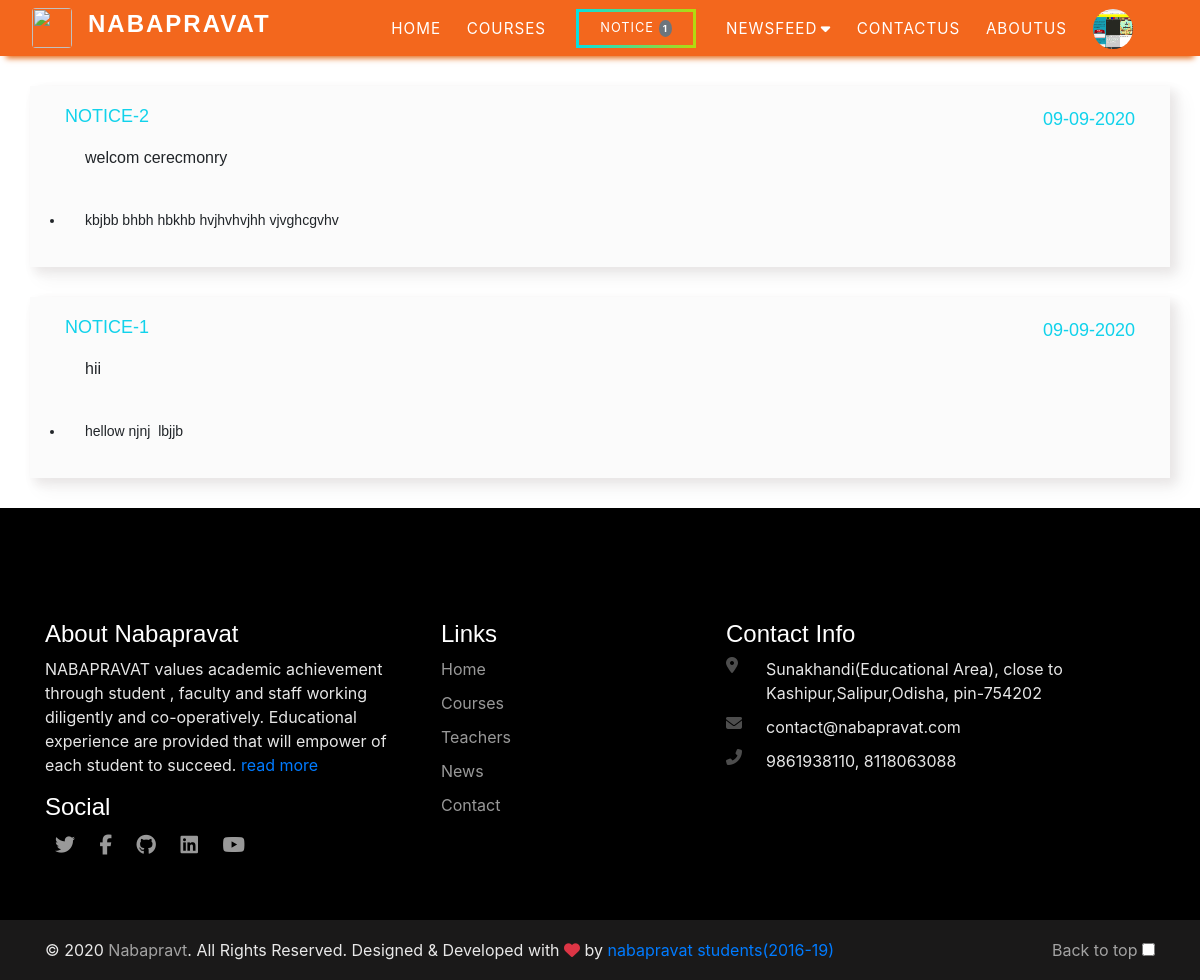
Page /notice (signed in) on the committed database.
### student_management_app/models.py (models this page shows)
class CustomUser(AbstractUser):
    user_type_data=((1,"HOD"),(2,"Staff"),(3,"Student"),(4,"Accountant"))
    profile_photo = models.FileField()
    user_type=models.CharField(default=1,choices=user_type_data,max_length=10)

class Notice(models.Model):
    id=models.AutoField(primary_key=True)
    subject=models.CharField(max_length=255)
    content=models.TextField()
    created_at=models.DateTimeField(auto_now_add=True)
    updated_at=models.DateTimeField(auto_now_add=True)
    seen = models.BooleanField(default=False)
    objects=models.Manager()

### alluser_app/AlluserViews.py (the view)
# urls.py: path("notice", AlluserViews.notice, name="notice"),
def notice(request):
    notices = Notice.objects.all().order_by('-id')
    return render(request ,'alluser_template/notice.html',{'notices':notices})

### student_management_app/context_processor.py (called while the page is built)
def seen_processor(request):
    seen = Notice.objects.filter(seen=False).count()
    return {'seen':seen}

### student_management_app/templates/alluser_template/notice.html (shortened to what this page needs)
{% extends "alluser_template/base.html" %}
{% load static %}
{% block body %}
<div class="container" style="margin-top: 20px;">
  {% for notice in notices %}
  <div class="row notice_row">
    <div class="col-sm-12">
      <div class="notice_header">
       <h4>NOTICE-{{notice.id}}</h4>
       <span>{{notice.created_at |date:'d-m-Y'}}</span>
      </div>
      <div class="notice_content">
        <p>{{notice.subject |safe}}</p>
      <summary>{{notice.content |safe}}</summary>
      </div>
    </div>
  </div>
  {% endfor %}
</div>
{% include 'alluser_template/footer.html' %}
{% endblock body %}

### student_management_app/templates/alluser_template/base.html (shortened to what this page needs)
<!DOCTYPE html>
{% load  static %}
<html lang="en">
<head>
  <link rel="stylesheet"  href="{% static 'dist/css/stylesheet.css' %}">
   <link rel="stylesheet" href="https://maxcdn.bootstrapcdn.com/bootstrap/4.4.1/css/bootstrap.min.css">
</head>
<body>
<header>
  <div class="containers">
      <div class="logo-container">
          <span class="pr-3"><img src="{% static 'dist\img\logo.jpg' %}" width ="40px" height="40px" class="rounded"></span><h3 class="logo">NABAPRAVAT</h3>
      </div>
      <div class="menu-btn">
          <div class="menu-links">
              <ul>{% url 'home' as home %}
                  <li class="menu-link {% if request.path == home %}active{% endif %}" style="--i: .6s">
                      <a href="{{home}}">HOME</a>
                  </li>
                  {% url 'courses' as courses %}
                  <li class="menu-link {% if request.path == courses %}active{% endif %}" style="--i: .85s">
                      <a href="{{courses}}">COURSES</a>
                  </li>
                  {% url 'notice' as notice %}
                  <li class="menu-link {% if request.path == notice %}active{% endif %}" style="--i: .85s">
                      <a href="{{notice}}">NOTICE
                        {% if request.user.is_authenticated %}
                        {% if seen != 0 %}
                        <span class="badge badge-secondary rounded-circle p-1">{{seen}}</span>
                        {% endif %}
                        {% endif %}
                      </a>
                  </li>
                  <li class="menu-link" style="--i: 1.1s">
                      <a href="#">NEWSFEED<i class="fas fa-caret-down"></i></a>
                  </li>
                  {% url 'contactus' as contactus %}
                  <li class="menu-link" style="--i: .85s">
                    <a href="{{contactus}}">CONTACTUS</a>
                </li>
                  <li class="menu-link" style="--i: 1.35s">
                      <a href="#">ABOUTUS</a>
                  </li>
                  {% if request.user.is_authenticated%}
                  {% url 'student_profile' as student_profile %}
                  {% url 'student_payment_history' as student_payment_history %}
                  {% url 'student_apply_leave' as student_apply_leave %}
                  <li class="menu-link {% if request.path == student_profile %}active{% endif %}
                   {% if request.path == student_apply_leave %}active{% endif %}"
                   style="--i: 1.1s">
                    <a href="#">
                      {% if request.user.profile_photo == '' %}
                      {{request.user.first_name}}
                      {% else %}
                      <img src="{{request.user.profile_photo}}" class="rounded-circle" width="40px" height="40px">
                      {% endif %}
                     </a>
                            {% url 'logout' as logout %}
                </li>
              </ul>
          </div>
          {% else %}
          <div class="log-sign" style="--i: 1.8s">
              <a href="{% url 'show_login' %}" class="login-btn transparent">Log in</a>
          </div>
          {% endif %}
      </div>
  </div>
</header>
{% block body %}
{% endblock body %}
</body>
</html>

### rows in the picture
CustomUser: user.profile_photo (picture)
Notice: id "2", created_at "09-09-2020", subject "welcom cerecmonry", content "kbjbb bhbh hbkhb hvjhvhvjhh vjvghcgvhv"
Notice: id "1", created_at "09-09-2020", subject "hii", content "hellow njnj lbjjb"

### other values in the picture
{{ seen }} "1"
